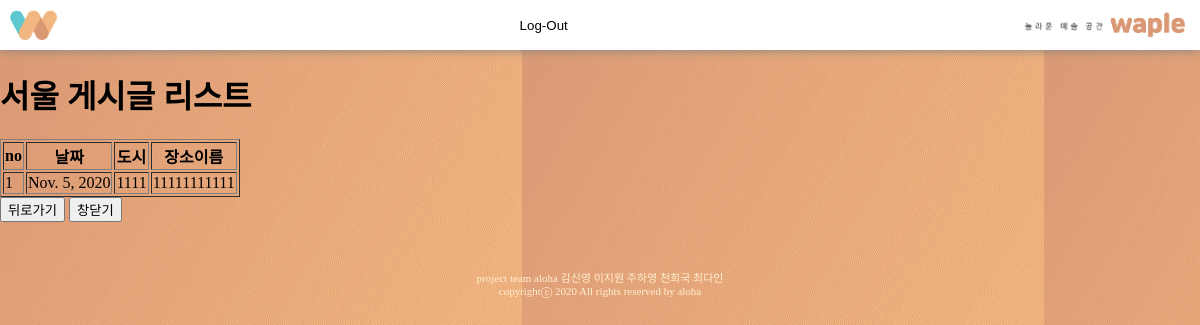
Page /map/1/ (signed in) on the earlier database version.
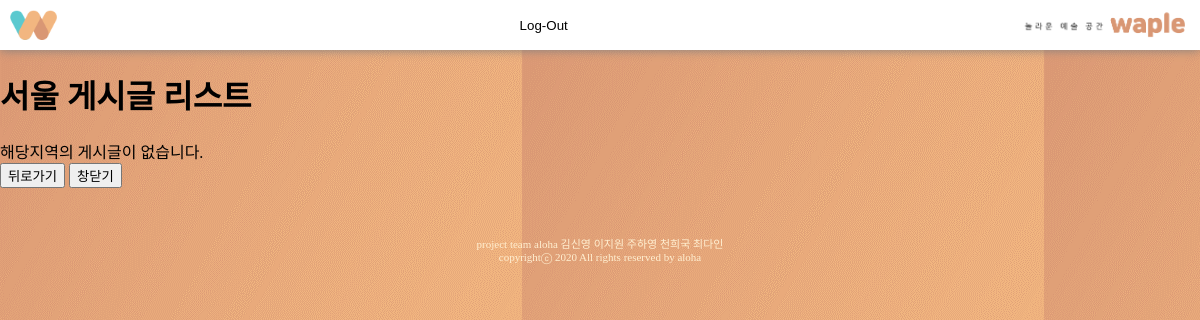
Same page on the later database version.
### mainapp/models.py (models this page shows, shortened)
class Post(models.Model):
    name=models.CharField(max_length=50)
    item=models.CharField(max_length=50) # 카테고리
    public= models.BooleanField(default=False)
    rating= models.IntegerField()
    date=models.DateField(null=True, blank=True)
    image=models.ImageField(upload_to='userimg', null=True)
    comment=models.TextField()
    country = models.CharField(max_length=50)
    city = models.CharField(max_length=50)
    user = models.ForeignKey(User, on_delete=models.CASCADE, null=True)

### mainapp/views.py (the view)
# urls.py: path('map/<int:num>/', views.RegionPostList, name='RegionPostList'),
def RegionPostList(request, num):
    postlist = Post.objects.filter(user = request.user)
    context={}
    if num == 1:
        postlist = postlist.filter(country = '서울').order_by('-date')
        region = '서울'
    elif num == 2:
        postlist = postlist.filter(country = '부산').order_by('-date')
        region = '부산'
    elif num == 3:
        postlist = postlist.filter(country = '광주').order_by('-date')
        region = '광주'
    elif num == 4:
        postlist = postlist.filter(country = '울산').order_by('-date')
        region = '울산'
    elif num == 5:
        postlist = postlist.filter(country = '대구').order_by('-date')
        region = '대구'
    elif num == 6:
        postlist = postlist.filter(country = '대전').order_by('-date')
        region = '대전'
    elif num == 7:
        postlist = postlist.filter(country = '인천').order_by('-date')
        region = '인천'
    elif num == 8:
        postlist = postlist.filter(country = '경기도').order_by('-date')
        region = '경기도'
    elif num == 9:
        postlist = postlist.filter(country = '강원도').order_by('-date')
        region = '강원도'
    elif num == 10:
        postlist = postlist.filter(country = '충청남도').order_by('-date')
        region = '충청남도'
    elif num == 11:
        postlist = postlist.filter(country = '충청북도').order_by('-date')
        region = '충청북도'
    elif num == 12:
        postlist = postlist.filter(country = '경상북도').order_by('-date')
        region = '경상북도'
    elif num == 13:
        postlist = postlist.filter(country = '전라북도').order_by('-date')
        region = '전라북도'
    elif num == 14:
        postlist = postlist.filter(country = '경상남도').order_by('-date')
        region = '경상남도'
    elif num == 15:
        postlist = postlist.filter(country = '전라남도').order_by('-date')
        region = '전라남도'
    elif num == 16 : #16
        postlist = postlist.filter(country = '제주도').order_by('-date')
        region = '제주도'
    else :
        postlist = postlist.order_by('-date')
        region = '전체'
    context['region'] = region
    context['postlist'] = postlist
    return render(request, 'mainapp/RegionPostList.html', context)

### mainapp/templates/mainapp/RegionPostList.html (shortened to what this page needs)
{% extends 'base.html' %}
{% load static %}
{% block content %}
    <h1>{{region}} 게시글 리스트</h1>
    {% if postlist %}
    <table border="1">
        <th>no</th>
        <th>날짜</th>
        <th>도시</th>
        <th>장소이름</th>
        {% for post in postlist %}
            <tr>
                <td>{{forloop.counter}}</td>
                <td>{{post.date}}</td>
                <td>{{post.city}}</td>
                <td><a href="/{{post.pk}}">{{post.name}}</a></td>
            </tr>
        {% endfor %}
    </table>
    {% else %}
        해당지역의 게시글이 없습니다.<br>
    {% endif %}
    <button onclick="javascript:history.back();">뒤로가기</button>
    <button onclick="window.close();">창닫기</button>
{% endblock %}

Differences in the rows shown:
no longer on this page (row edited): Post: date "Nov. 5, 2020", city "1111", name "11111111111"
Other differences:
text no longer shown: "no 날짜 도시 장소이름"
text now shown: "해당지역의 게시글이 없습니다."
